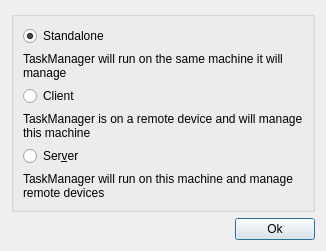
<?xml version="1.0" encoding="UTF-8"?>
<ui version="4.0">
 <class>ConfigurationTypeDialog</class>
 <widget class="QDialog" name="ConfigurationTypeDialog">
  <property name="geometry">
   <rect>
    <x>0</x>
    <y>0</y>
    <width>346</width>
    <height>300</height>
   </rect>
  </property>
  <property name="sizePolicy">
   <sizepolicy hsizetype="Fixed" vsizetype="Fixed">
    <horstretch>0</horstretch>
    <verstretch>0</verstretch>
   </sizepolicy>
  </property>
  <property name="windowTitle">
   <string>Configuration Type</string>
  </property>
  <property name="sizeGripEnabled">
   <bool>false</bool>
  </property>
  <layout class="QVBoxLayout" name="verticalLayout">
   <property name="sizeConstraint">
    <enum>QLayout::SetFixedSize</enum>
   </property>
   <item>
    <widget class="QGroupBox" name="groupBox">
     <property name="sizePolicy">
      <sizepolicy hsizetype="Preferred" vsizetype="Expanding">
       <horstretch>0</horstretch>
       <verstretch>0</verstretch>
      </sizepolicy>
     </property>
     <property name="title">
      <string/>
     </property>
     <layout class="QVBoxLayout" name="verticalLayout_2">
      <item>
       <widget class="QRadioButton" name="standaloneButton">
        <property name="text">
         <string>Standalone</string>
        </property>
        <property name="checked">
         <bool>true</bool>
        </property>
       </widget>
      </item>
      <item>
       <widget class="QLabel" name="label_2">
        <property name="text">
         <string>TaskManager will run on the same machine it will manage</string>
        </property>
        <property name="wordWrap">
         <bool>true</bool>
        </property>
       </widget>
      </item>
      <item>
       <widget class="QRadioButton" name="clientButton">
        <property name="text">
         <string>Client</string>
        </property>
       </widget>
      </item>
      <item>
       <widget class="QLabel" name="label">
        <property name="text">
         <string>TaskManager is on a remote device and will manage this machine</string>
        </property>
        <property name="wordWrap">
         <bool>true</bool>
        </property>
       </widget>
      </item>
      <item>
       <widget class="QRadioButton" name="serverButton">
        <property name="text">
         <string>Ser&amp;ver</string>
        </property>
       </widget>
      </item>
      <item>
       <widget class="QLabel" name="label_3">
        <property name="text">
         <string>TaskManager will run on this machine and manage remote devices</string>
        </property>
        <property name="wordWrap">
         <bool>true</bool>
        </property>
       </widget>
      </item>
     </layout>
    </widget>
   </item>
   <item>
    <layout class="QHBoxLayout" name="horizontalLayout">
     <item>
      <spacer name="horizontalSpacer">
       <property name="orientation">
        <enum>Qt::Horizontal</enum>
       </property>
       <property name="sizeHint" stdset="0">
        <size>
         <width>40</width>
         <height>20</height>
        </size>
       </property>
      </spacer>
     </item>
     <item>
      <widget class="QPushButton" name="okButton">
       <property name="text">
        <string>Ok</string>
       </property>
      </widget>
     </item>
    </layout>
   </item>
  </layout>
 </widget>
 <resources/>
 <connections>
  <connection>
   <sender>okButton</sender>
   <signal>clicked()</signal>
   <receiver>ConfigurationTypeDialog</receiver>
   <slot>accept()</slot>
   <hints>
    <hint type="sourcelabel">
     <x>399</x>
     <y>298</y>
    </hint>
    <hint type="destinationlabel">
     <x>249</x>
     <y>288</y>
    </hint>
   </hints>
  </connection>
 </connections>
</ui>
